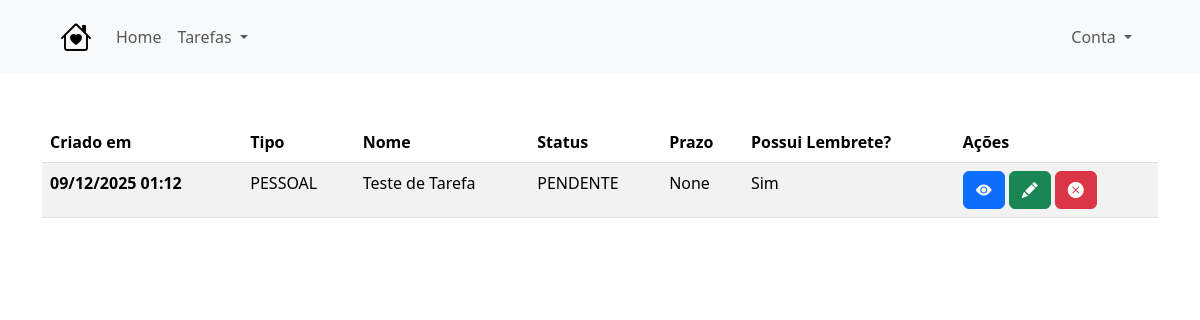
The page /tarefas/visualizar-tarefas/ on the database its author committed.
### tarefas/models.py (models this page shows, shortened)
class Tarefa(models.Model):
    tipo = models.CharField(max_length=12, choices=TipoEnum.choices, default=TipoEnum.PESSOAL)
    criado_em = models.DateTimeField(auto_now_add=True)
    nome = models.CharField(max_length=120)
    prioridade =models.CharField(max_length=9, choices=PrioridadeEnum.choices, default=PrioridadeEnum.NORMAL)
    status = models.CharField(max_length=9, choices=StatusEnum.choices, default=StatusEnum.PENDENTE)
    prazo = models.DateField(null=True, blank=True)
    com_lembrete = models.BooleanField(default=True)

### tarefas/views.py (the view)
# urls.py: path('visualizar-tarefas/', views.visualizar_tarefas, name='visualizar_tarefas'),
def visualizar_tarefas(request):
    tarefas = Tarefa.objects.all()
    context = {
        'tarefas': tarefas
    }
    return render(request, 'tarefas/visualizar_tarefas.html', context=context)

### tarefas/templates/tarefas/visualizar_tarefas.html (shortened to what this page needs)
{% extends 'base.html' %}
{% block content %}
  <table class="table table-striped table-hover">
    <thead>
      <tr>
        <th scope="col">Criado em</th>
        <th scope="col">Tipo</th>
        <th scope="col">Nome</th>
        <th scope="col">Status</th>
        <th scope="col">Prazo</th>
        <th scope="col">Possui Lembrete?</th>
        <th scope="col">Ações</th>
      </tr>
    </thead>
    <tbody>
        {% for tarefa in tarefas %}
      <tr>
        <th scope="row">{{ tarefa.criado_em|date:"d/m/Y H:i" }}</th>
        <td>{{ tarefa.tipo }}</td>
        <td>{{ tarefa.nome }}</td>
        <td>{{ tarefa.status }}</td>
        <td>{{ tarefa.prazo }}</td>
        <td>{% if tarefa.com_lembrete %}Sim{% else %}Não{% endif %}</td>
        <td >
            <div class="d-flex gap-1">
            <a href="#" class="btn btn-primary" data-tarefa-id="{{ tarefa.id }}" data-bs-toggle="modal" data-bs-target="#modalVisualizacaoConfirmarAcao">
              <i class="bi bi-eye-fill"></i></a>
            <a href="#" class="btn btn-success"><i class="bi bi-pencil-fill"></i></a>
            <a href="#" class="btn btn-danger disable-on-submit abrirModalExclusao" data-tarefa-id="{{ tarefa.id }}" data-bs-toggle="modal" data-bs-target="#modalVisualizacaoConfirmarAcao">
              <i class="bi bi-x-circle-fill"></i>
            </a>
            </div>
        </td>
      </tr>
      {% empty %}
      <tr>
        <td colspan=7 class="text-center">Não existem tarefas cadastradas com as especificações selecionadas</td>
      </tr>
      {% endfor %}
    </tbody>
  </table>
{% endblock %}

### rows shown on the page
Tarefa: criado_em "09/12/2025 01:12", tipo "PESSOAL", nome "Teste de Tarefa", status "PENDENTE", prazo "None", com_lembrete "Sim"
